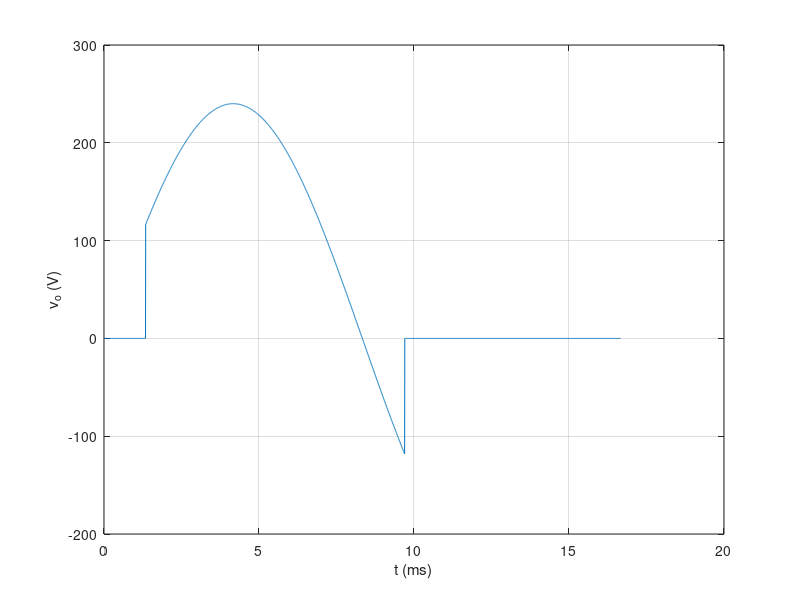
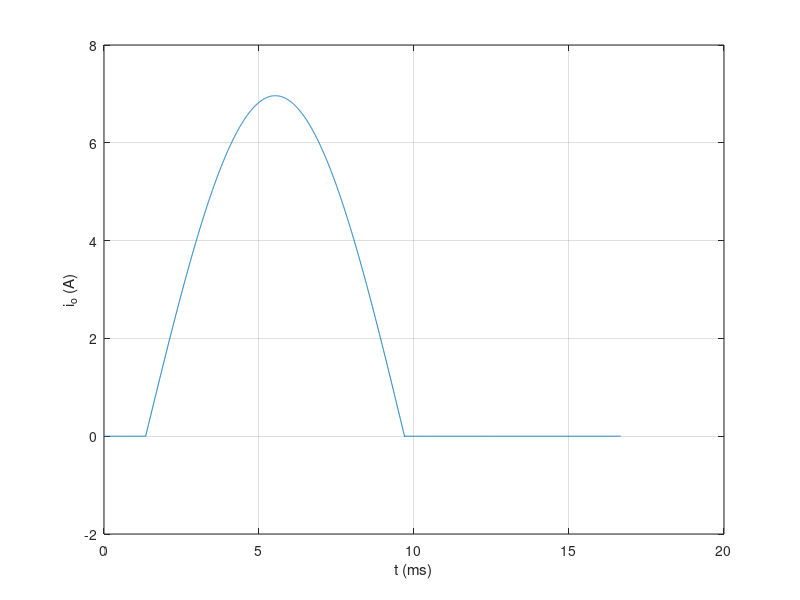

These charts were generated, in order, by the following MATLAB code:
t = linspace(0, 1/60, 3000);
io = (t>=1.343e-3 & t<=9.70e-3).*(6.96*sin(377*t-0.513)+0.047*exp(-(t-1.343e-3)/1.5e-3));
vo = (io~=0).*240.*sin(377*t);
plot(t*1e3, vo); xlabel('t (ms)'); ylabel('v_o (V)'); grid on;
figure; plot(t*1e3, io); xlabel('t (ms)'); ylabel('i_o (A)'); grid on;
